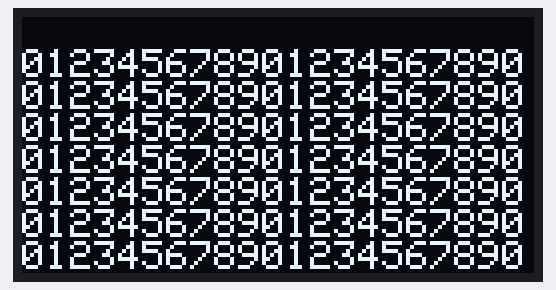
This sketch was run on a simulated Arduino Uno, built with avr-gcc and run on an emulated ATmega328P. Parts: 128×64 one-colour display.

Above: at 0.32 s.
At 0.82 s:
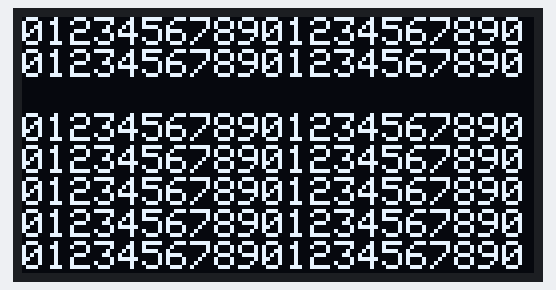
At 1.31 s:
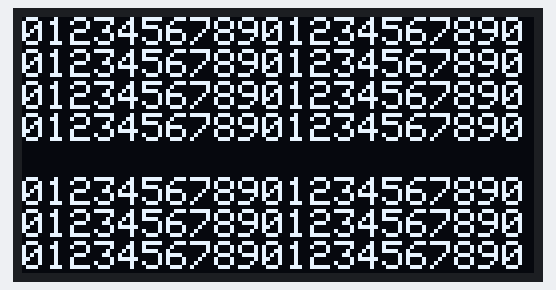
At 1.81 s:
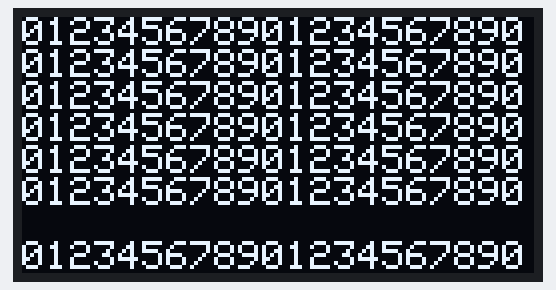
At 2.3 s:
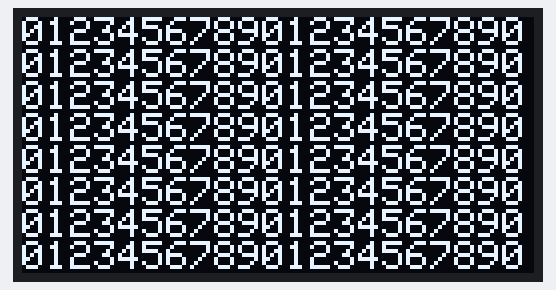

The sketch:

Display128x64Driver.ino
```cpp
#include <Wire.h>               // SCL pin 19, SDA pin 18
#include <Adafruit_GFX.h>
#include <Adafruit_SSD1306.h>

Adafruit_SSD1306 display(128, 64, &Wire, -1, 1000000);  // 1MHz I2C clock

void setup()
{
  display.begin(SSD1306_SWITCHCAPVCC, 0x3C);
  delay(100);
  display.clearDisplay();
  display.display();
}

void loop()
{
  display.clearDisplay(); // clear buffer
  for (int r = 0; r < 9; r++)
  {
    for (int y = 0; y < 8; y++) // fill buffer completely withs chars
    {
      display.setTextSize(1);
      display.setTextColor(1);
      display.setCursor(0, (y * 8));
      display.print("012345678901234567890");
    }
    display.setTextSize(1); // erase one line at the time
    display.setTextColor(0);
    display.setCursor(0, (r * 8));
    display.print("012345678901234567890");

    display.display();
    delay(200);
  }
}
```

Measured:
- by itself, everything shown: repeats every 2.2 s, in 9 steps
